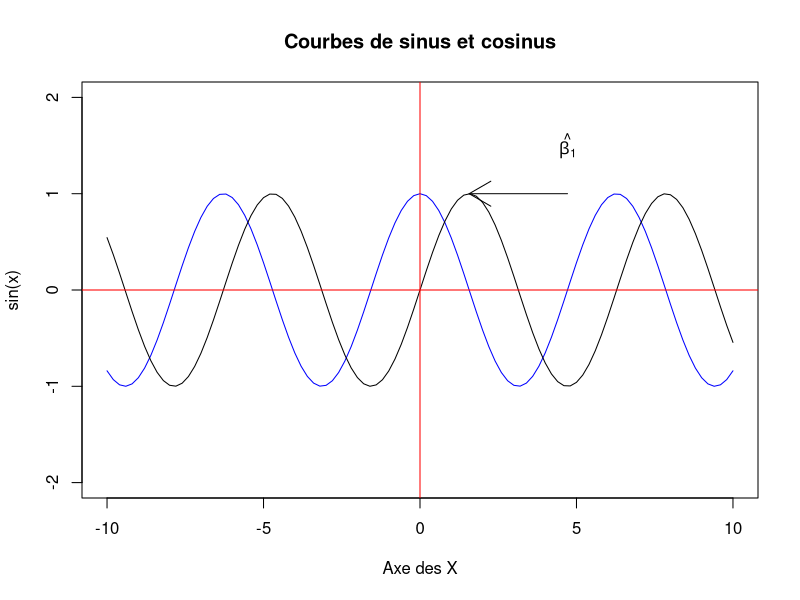
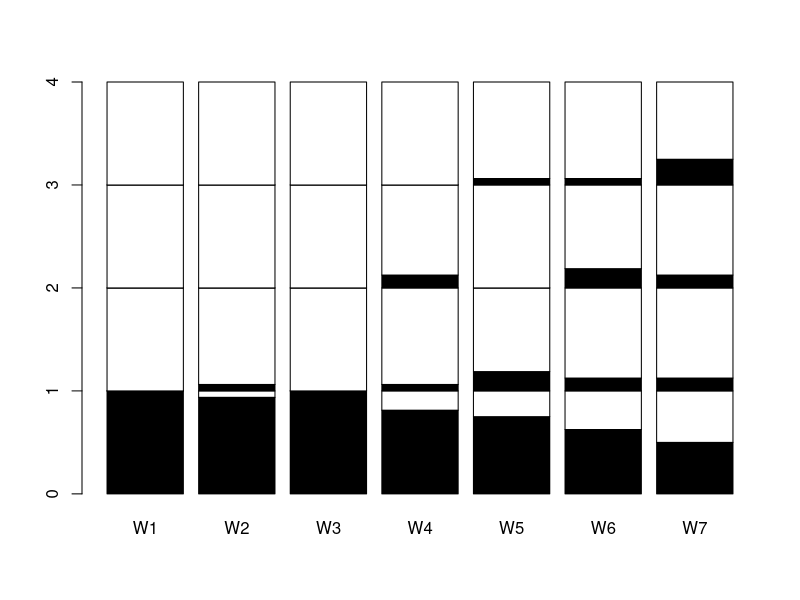
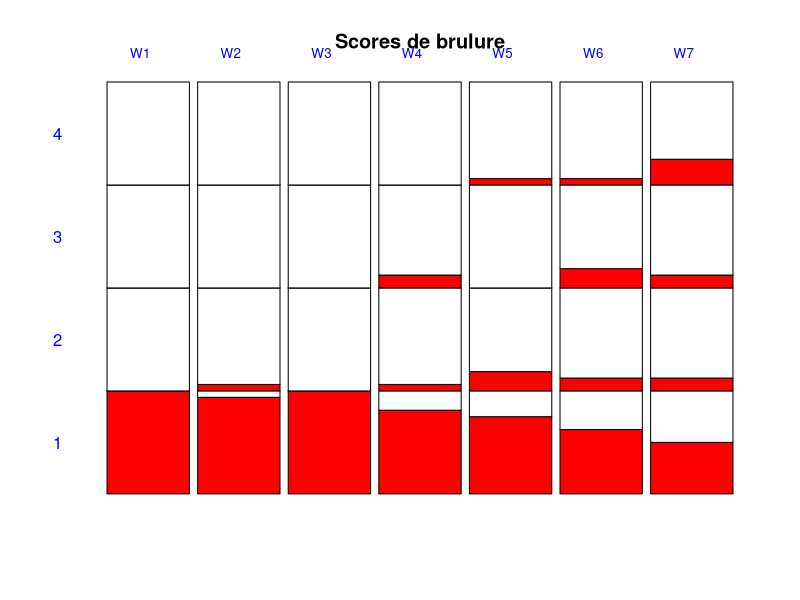

Generate these figures, in order, with R:
# 1
curve(cos(x),xlim=c(-10,10),xlab="Axe des X",col="blue",
      main="Courbes de sinus et cosinus",ylim=c(-2,2),ylab="sin(x)")

curve(sin(x),add=TRUE)


abline(h=0,col="red")


abline(v=0,col="red")

arrows(3*pi/2,1,pi/2,1)


text((3*pi)/2,1.5,expression(hat(beta[1])))

# 2.1

X <- matrix(c(1,2,3,4,5,6,7,8,9,10,11,12,13,14,15,16,
              1,1,1,1,1,1,1,1,1,1,1,1,1,1,1,1,1,1,1,1,1,1,1,1,1,1,1,1,2,1,1,1,1,1,1,1,1,
              1,1,1,1,1,1,1,1,1,1,1,1,1,1,1,1,1,3,1,1,1,1,1,3,2,1,1,1,1,1,1,2,
              1,4,1,1,1,1,1,2,2,1,1,1,1,2,3,3,1,2,1,1,1,1,1,3,4,1,1,1,2,3,4,3,
              1,2,1,1,4,1,1,4,4,1,1),ncol=8)
colnames(X) <- c("Nr","W1","W2","W3","W4","W5","W6","W7")

fi <- tabulate(X[,"W7"],4)/16
as.vector(t(cbind(fi,1-fi)))




# 2.2

f <- function(x){
  fi <- tabulate(x,4)/16
  as.vector(t(cbind(fi,1-fi)))
}
freq <- apply(X[,-1],FUN=f,MARGIN=2)

rownames(freq) <- c("f1","1-f1","f2","1-f2","f3","1-f3","f4","1-f4")

# 2.3


barplot(freq,col=c("black","white"))

# 2.4

windows() # ou X11() sous Linux.
barplot(freq,col=c("red","white"),width=1,space=0.1,axes=FALSE,
        border="black",names.arg=rep("",7))
axis(2,labels=1:4,at=1:4-0.5,lty=0,las=1,col.axis="blue")
par(cex=.8)
axis(3,labels=c("W1","W2","W3","W4","W5","W6","W7"),
     at=0:6+0:6/10+0.5,lty=0,col.axis="blue")
par(cex=1)
title(main="Scores de brulure",col="black")


